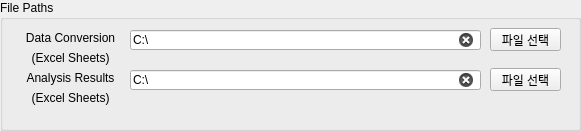
  <widget class="QGroupBox" name="groupBox_4">
   <property name="geometry">
    <rect>
     <x>10</x>
     <y>70</y>
     <width>581</width>
     <height>131</height>
    </rect>
   </property>
   <property name="title">
    <string>File Paths</string>
   </property>
   <widget class="QLabel" name="label_11">
    <property name="geometry">
     <rect>
      <x>20</x>
      <y>30</y>
      <width>101</width>
      <height>16</height>
     </rect>
    </property>
    <property name="text">
     <string>Data Conversion</string>
    </property>
    <property name="alignment">
     <set>Qt::AlignCenter</set>
    </property>
   </widget>
   <widget class="QLineEdit" name="data_conv_path_editbox">
    <property name="geometry">
     <rect>
      <x>130</x>
      <y>30</y>
      <width>351</width>
      <height>20</height>
     </rect>
    </property>
    <property name="text">
     <string>C:\</string>
    </property>
    <property name="clearButtonEnabled">
     <bool>true</bool>
    </property>
   </widget>
   <widget class="QLabel" name="label_12">
    <property name="geometry">
     <rect>
      <x>20</x>
      <y>50</y>
      <width>101</width>
      <height>16</height>
     </rect>
    </property>
    <property name="text">
     <string>(Excel Sheets)</string>
    </property>
    <property name="alignment">
     <set>Qt::AlignCenter</set>
    </property>
   </widget>
   <widget class="QPushButton" name="find_file_btn">
    <property name="geometry">
     <rect>
      <x>490</x>
      <y>28</y>
      <width>71</width>
      <height>23</height>
     </rect>
    </property>
    <property name="text">
     <string>파일 선택</string>
    </property>
   </widget>
   <widget class="QLineEdit" name="result_path_editbox">
    <property name="geometry">
     <rect>
      <x>130</x>
      <y>70</y>
      <width>351</width>
      <height>20</height>
     </rect>
    </property>
    <property name="text">
     <string>C:\</string>
    </property>
    <property name="clearButtonEnabled">
     <bool>true</bool>
    </property>
   </widget>
   <widget class="QPushButton" name="find_file_btn_2">
    <property name="geometry">
     <rect>
      <x>490</x>
      <y>68</y>
      <width>71</width>
      <height>23</height>
     </rect>
    </property>
    <property name="text">
     <string>파일 선택</string>
    </property>
   </widget>
   <widget class="QLabel" name="label_18">
    <property name="geometry">
     <rect>
      <x>20</x>
      <y>90</y>
      <width>101</width>
      <height>16</height>
     </rect>
    </property>
    <property name="text">
     <string>(Excel Sheets)</string>
    </property>
    <property name="alignment">
     <set>Qt::AlignCenter</set>
    </property>
   </widget>
   <widget class="QLabel" name="label_19">
    <property name="geometry">
     <rect>
      <x>20</x>
      <y>70</y>
      <width>101</width>
      <height>16</height>
     </rect>
    </property>
    <property name="text">
     <string>Analysis Results</string>
    </property>
    <property name="alignment">
     <set>Qt::AlignCenter</set>
    </property>
   </widget>
   <widget class="QLabel" name="display_selected_result_path">
    <property name="geometry">
     <rect>
      <x>280</x>
      <y>100</y>
      <width>201</width>
      <height>20</height>
     </rect>
    </property>
    <property name="text">
     <string/>
    </property>
    <property name="alignment">
     <set>Qt::AlignRight|Qt::AlignTrailing|Qt::AlignVCenter</set>
    </property>
   </widget>
  </widget>
